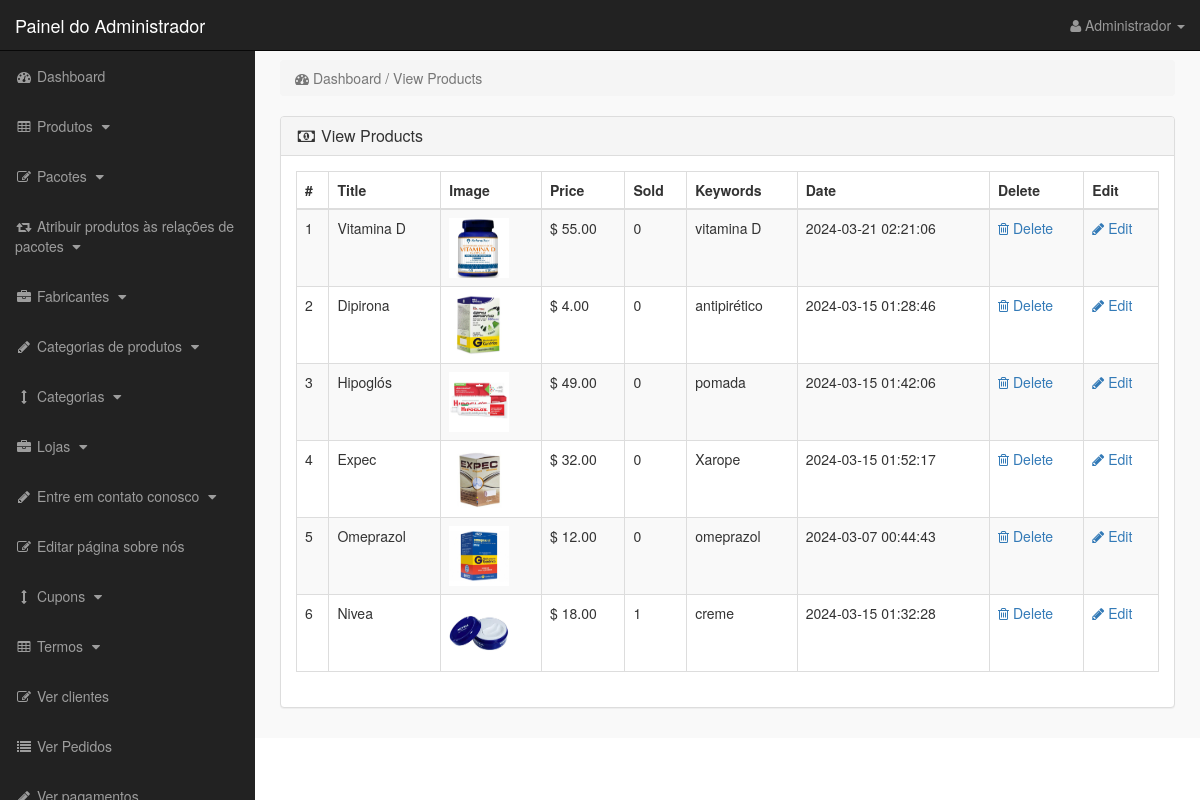
/admin_area/index.php?view_products (signed in), run on the app's committed database.
### tables this page shows
CREATE TABLE `products` (
  `product_id` int(10) NOT NULL,
  `p_cat_id` int(10) NOT NULL,
  `cat_id` int(10) NOT NULL,
  `manufacturer_id` int(10) NOT NULL,
  `date` timestamp NOT NULL DEFAULT current_timestamp() ON UPDATE current_timestamp(),
  `product_title` text NOT NULL,
  `product_url` text NOT NULL,
  `product_img1` text NOT NULL,
  `product_img2` text NOT NULL,
  `product_img3` text NOT NULL,
  `product_price` decimal(10,2) NOT NULL,
  `product_psp_price` decimal(10,2) NOT NULL,
  `product_desc` text NOT NULL,
  `product_features` text NOT NULL,
  `product_video` text NOT NULL,
  `product_keywords` text NOT NULL,
  `product_label` text NOT NULL,
  `status` varchar(255) NOT NULL
);

### admin_area/view_products.php (the view)
<?php
if(!isset($_SESSION['admin_email'])){
echo "<script>window.open('login.php','_self')</script>";
}
else {
?>
<div class="row">
<div class="col-lg-12" >
<ol class="breadcrumb" >
<li class="active" >
<i class="fa fa-dashboard"></i> Dashboard / View Products
</li>
</ol>
</div>
</div>
<div class="row" >
<div class="col-lg-12" >
<div class="panel panel-default" >
<div class="panel-heading" >
<h3 class="panel-title" >
<i class="fa fa-money fa-fw" ></i> View Products
</h3>
</div>
<div class="panel-body" >
<div class="table-responsive" >
<table class="table table-bordered table-hover table-striped" >
<thead>
<tr>
<th>#</th>
<th>Title</th>
<th>Image</th>
<th>Price</th>
<th>Sold</th>
<th>Keywords</th>
<th>Date</th>
<th>Delete</th>
<th>Edit</th>
</tr>
</thead>
<tbody>
<?php
$i = 0;
$get_pro = "select * from products where status='product'";
$run_pro = mysqli_query($con,$get_pro);
while($row_pro=mysqli_fetch_array($run_pro)){
$pro_id = $row_pro['product_id'];
$pro_title = $row_pro['product_title'];
$pro_image = $row_pro['product_img1'];
$pro_price = $row_pro['product_price'];
$pro_keywords = $row_pro['product_keywords'];
$pro_date = $row_pro['date'];
$i++;
?>
<tr>
<td><?php echo $i; ?></td>
<td><?php echo $pro_title; ?></td>
<td><img src="product_images/<?php echo $pro_image; ?>" width="60" height="60"></td>
<td>$ <?php echo $pro_price; ?></td>
<td>
<?php
$get_sold = "select * from pending_orders where product_id='$pro_id'";
$run_sold = mysqli_query($con,$get_sold);
$count = mysqli_num_rows($run_sold);
echo $count;
?>
</td>
<td> <?php echo $pro_keywords; ?> </td>
<td><?php echo $pro_date; ?></td>
<td>
<a href="index.php?delete_product=<?php echo $pro_id; ?>">
<i class="fa fa-trash-o"> </i> Delete
</a>
</td>
<td>
<a href="index.php?edit_product=<?php echo $pro_id; ?>">
<i class="fa fa-pencil"> </i> Edit
</a>
</td>
</tr>
<?php } ?>
</tbody>
</table>
</div>
</div>
</div>
</div>
</div>
<?php } ?>

### admin_area/includes/sidebar.php (shortened to what this page needs)
<?php
if(!isset($_SESSION['admin_email'])){
echo "<script>window.open('login.php','_self')</script>";
}
else {
?>
<nav class="navbar navbar-inverse navbar-fixed-top" >
<div class="navbar-header" >
<a class="navbar-brand" href="index.php?dashboard" >Painel do Administrador</a>
</div>
<ul class="nav navbar-right top-nav" >
<li class="dropdown" >
<a href="#" class="dropdown-toggle" data-toggle="dropdown" >
<i class="fa fa-user" ></i>
<?php echo $admin_name; ?> <b class="caret" ></b>
</a>
</li>
</ul>
<div class="collapse navbar-collapse navbar-ex1-collapse">
<ul class="nav navbar-nav side-nav">
<li>
<a href="index.php?dashboard">
<i class="fa fa-fw fa-dashboard"></i> Dashboard
</a>
</li>
<li>
<a href="#" data-toggle="collapse" data-target="#products">
<i class="fa fa-fw fa-table"></i> Produtos
<i class="fa fa-fw fa-caret-down"></i>
</a>
</li>
<li>
<a href="#" data-toggle="collapse" data-target="#bundles">
<i class="fa fa-fw fa-edit"></i> Pacotes
<i class="fa fa-fw fa-caret-down"></i>
</a>
</li>
<li>
<a href="#" data-toggle="collapse" data-target="#relations">
<i class="fa fa-fw fa-retweet"></i> Atribuir produtos às relações de pacotes
<i class="fa fa-fw fa-caret-down"></i>
</a>
</li>
<li>
<a href="#" data-toggle="collapse" data-target="#manufacturers">
<i class="fa fa-fw fa-briefcase"></i> Fabricantes
<i class="fa fa-fw fa-caret-down"></i>
</a>
</li>
<li>
<a href="#" data-toggle="collapse" data-target="#p_cat">
<i class="fa fa-fw fa-pencil"></i> Categorias de produtos
<i class="fa fa-fw fa-caret-down"></i>
</a>
</li>
<li>
<a href="#" data-toggle="collapse" data-target="#cat">
<i class="fa fa-fw fa-arrows-v"></i> Categorias
<i class="fa fa-fw fa-caret-down"></i>
</a>
</li>
<li>
<a href="#" data-toggle="collapse" data-target="#store">
<i class="fa fa-fw fa-briefcase"></i> Lojas
<i class="fa fa-fw fa-caret-down"></i>
</a>
</li>
<li>
<a href="#" data-toggle="collapse" data-target="#contact_us">
<i class="fa fa-fw fa-pencil"> </i> Entre em contato conosco
<i class="fa fa-fw fa-caret-down"></i>
</a>
</li>
<li>
<a href="index.php?edit_about_us">
<i class="fa fa-fw fa-edit"></i> Editar página sobre nós
</a>
</li>
<li>
<a href="#" data-toggle="collapse" data-target="#coupons">
<i class="fa fa-fw fa-arrows-v"></i> Cupons
<i class="fa fa-fw fa-caret-down"></i>
</a>
</li>
<li>
<a href="#" data-toggle="collapse" data-target="#terms" >
<i class="fa fa-fw fa-table"></i> Termos
<i class="fa fa-fw fa-caret-down"></i>
</a>
</li>
<li>
<a href="index.php?view_customers">
<i class="fa fa-fw fa-edit"></i> Ver clientes
</a>
</li>
<li>
<a href="index.php?view_orders">
<i class="fa fa-fw fa-list"></i> Ver Pedidos
</a>
</li>
<li>
<a href="index.php?view_payments">
<i class="fa fa-fw fa-pencil"></i> Ver pagamentos
</a>
</li>
</ul>
</div>
</nav>
<?php } ?>

### admin_area/css/style.css (style rules this page uses)
body { margin-top:100px; }
@media (min-width: 768px) { body { margin-top:50px; } }
.top-nav { padding:0 15px; }
.top-nav>li { display:inline-block; float:left; }
.top-nav>li>a { padding-top:15px; padding-bottom:15px; line-height:20px; color:#999; }
@media (min-width: 768px) { .side-nav { position:fixed; top:51px; width:255px; border-radius:0; overflow-y:auto; background-color: #222; bottom:0; overflow-x:hidden; padding-bottom:40px; } }
@media (min-width: 768px) { .side-nav>li>a { width:255px; } }
.panel-body { border-radius:5px; }

### data on the page
products: product_title "Vitamina D", product_img1 (picture), product_price "55.00", count "0", product_keywords "vitamina D", date "2024-03-21 02:21:06"
products: product_title "Dipirona", product_img1 (picture), product_price "4.00", count "0", product_keywords "antipirético", date "2024-03-15 01:28:46"
products: product_title "Hipoglós", product_img1 (picture), product_price "49.00", count "0", product_keywords "pomada", date "2024-03-15 01:42:06"
products: product_title "Expec", product_img1 (picture), product_price "32.00", count "0", product_keywords "Xarope", date "2024-03-15 01:52:17"
products: product_title "Omeprazol", product_img1 (picture), product_price "12.00", count "0", product_keywords "omeprazol", date "2024-03-07 00:44:43"
products: product_title "Nivea", product_img1 (picture), product_price "18.00", count "1", product_keywords "creme", date "2024-03-15 01:32:28"

### other printed values
$admin_name "Administrador"
